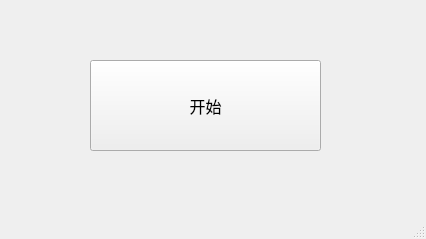
<?xml version="1.0" encoding="UTF-8"?>
<ui version="4.0">
 <class>MainWindow</class>
 <widget class="QMainWindow" name="MainWindow">
  <property name="geometry">
   <rect>
    <x>0</x>
    <y>0</y>
    <width>426</width>
    <height>239</height>
   </rect>
  </property>
  <property name="font">
   <font>
    <family>Times New Roman</family>
    <pointsize>12</pointsize>
   </font>
  </property>
  <property name="windowTitle">
   <string>MainWindow</string>
  </property>
  <widget class="QWidget" name="centralwidget">
   <widget class="QPushButton" name="pushButton">
    <property name="geometry">
     <rect>
      <x>90</x>
      <y>60</y>
      <width>231</width>
      <height>91</height>
     </rect>
    </property>
    <property name="text">
     <string>开始</string>
    </property>
   </widget>
  </widget>
  <widget class="QStatusBar" name="statusbar"/>
 </widget>
 <resources/>
 <connections/>
</ui>
